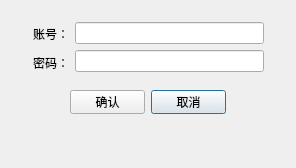
<?xml version="1.0" encoding="UTF-8"?>
<ui version="4.0">
 <class>LoginLog</class>
 <widget class="QDialog" name="LoginLog">
  <property name="geometry">
   <rect>
    <x>0</x>
    <y>0</y>
    <width>296</width>
    <height>168</height>
   </rect>
  </property>
  <property name="windowTitle">
   <string>Dialog</string>
  </property>
  <widget class="QPushButton" name="login_reject">
   <property name="geometry">
    <rect>
     <x>151</x>
     <y>90</y>
     <width>75</width>
     <height>24</height>
    </rect>
   </property>
   <property name="text">
    <string>取消</string>
   </property>
  </widget>
  <widget class="QPushButton" name="login_accept">
   <property name="geometry">
    <rect>
     <x>70</x>
     <y>90</y>
     <width>75</width>
     <height>24</height>
    </rect>
   </property>
   <property name="text">
    <string>确认</string>
   </property>
  </widget>
  <widget class="QLabel" name="tips_label">
   <property name="geometry">
    <rect>
     <x>30</x>
     <y>130</y>
     <width>241</width>
     <height>16</height>
    </rect>
   </property>
   <property name="text">
    <string/>
   </property>
  </widget>
  <widget class="QWidget" name="">
   <property name="geometry">
    <rect>
     <x>33</x>
     <y>22</y>
     <width>231</width>
     <height>52</height>
    </rect>
   </property>
   <layout class="QHBoxLayout" name="horizontalLayout">
    <item>
     <layout class="QVBoxLayout" name="verticalLayout">
      <item>
       <widget class="QLabel" name="user_label">
        <property name="text">
         <string>账号：</string>
        </property>
       </widget>
      </item>
      <item>
       <widget class="QLabel" name="pass_label">
        <property name="text">
         <string>密码：</string>
        </property>
       </widget>
      </item>
     </layout>
    </item>
    <item>
     <layout class="QVBoxLayout" name="verticalLayout_2">
      <item>
       <widget class="QLineEdit" name="user_input"/>
      </item>
      <item>
       <widget class="QLineEdit" name="pass_input">
        <property name="text">
         <string/>
        </property>
        <property name="echoMode">
         <enum>QLineEdit::Password</enum>
        </property>
       </widget>
      </item>
     </layout>
    </item>
   </layout>
  </widget>
 </widget>
 <resources/>
 <connections/>
</ui>
